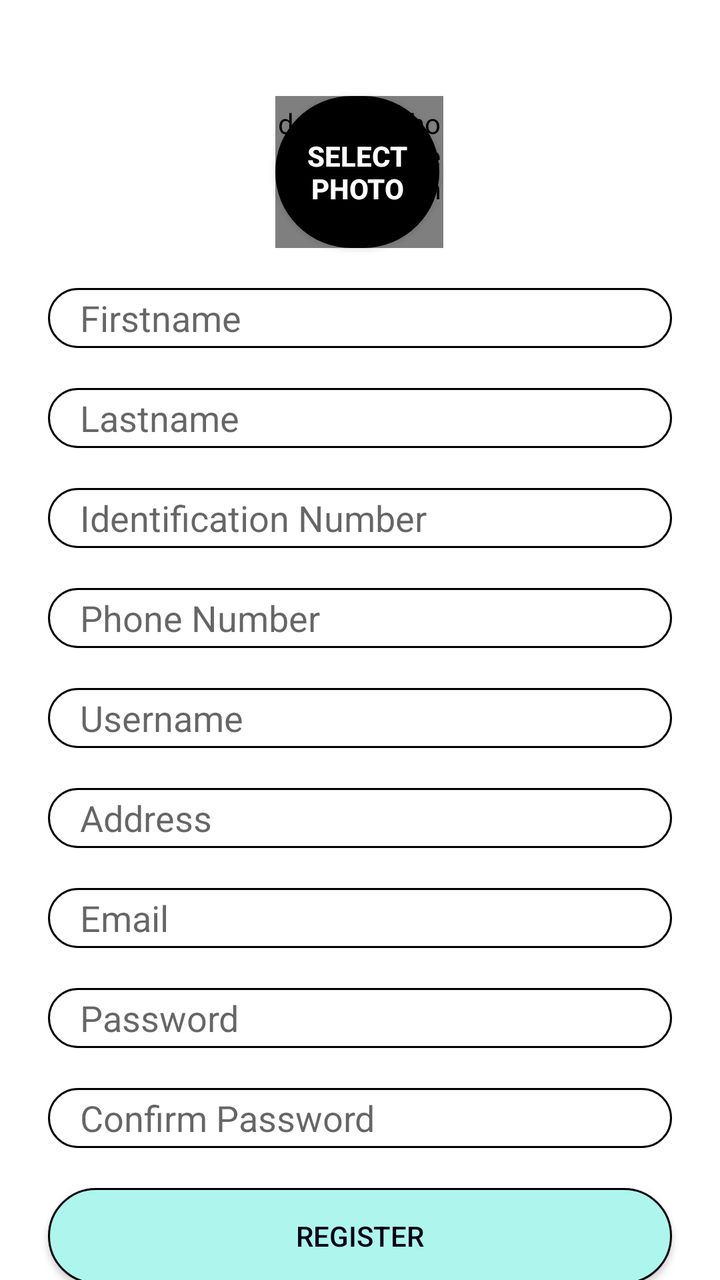
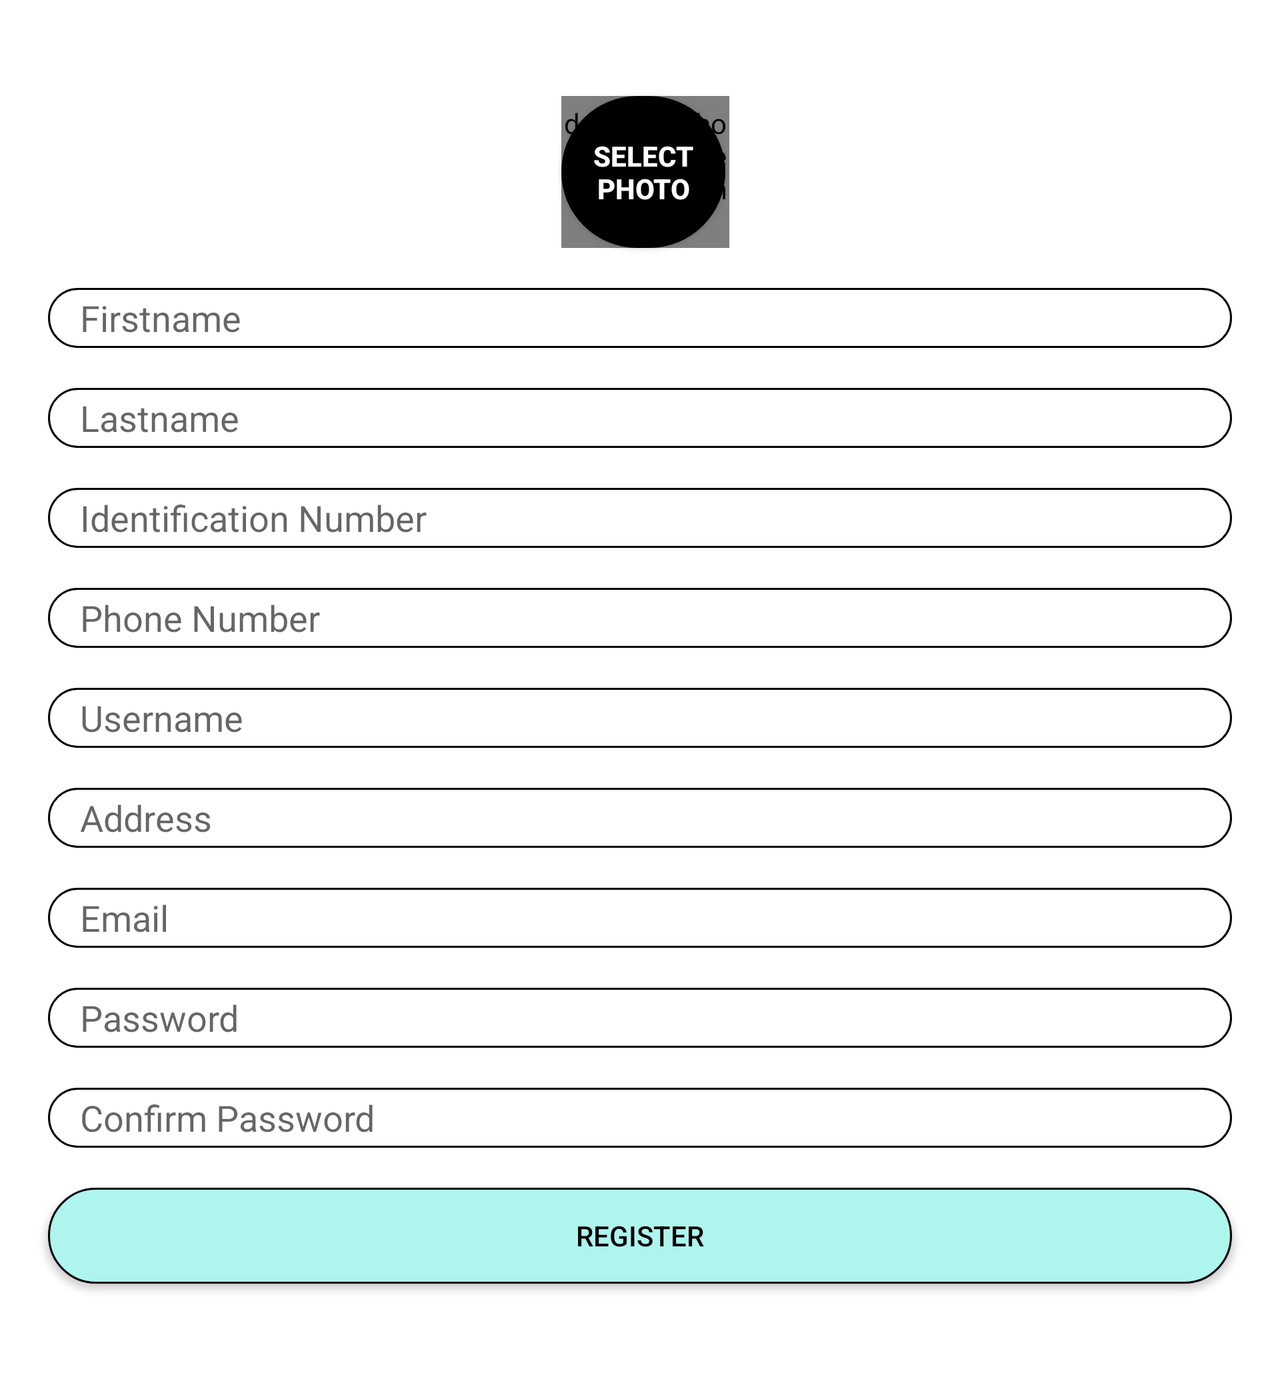

Compare how this app lays out the same screen by default and in its alternative resource folder. The renders come first, then the two layout files and the values they reference.
<!-- AndroidManifest.xml: application theme Theme.Atlas -->
<!-- res/layout/activity_register.xml -->
<?xml version="1.0" encoding="utf-8"?>
<androidx.constraintlayout.widget.ConstraintLayout xmlns:android="http://schemas.android.com/apk/res/android"
                                                   xmlns:app="http://schemas.android.com/apk/res-auto"
                                                   xmlns:tools="http://schemas.android.com/tools"
                                                   android:layout_width="match_parent"
                                                   android:layout_height="match_parent"
                                                   android:background="@drawable/backgroundreg"
                                                   tools:context=".RegistrationActivity">

    <android.widget.Button
            android:id="@+id/buttonSelectPhoto"
            android:layout_width="82dp"
            android:layout_height="76dp"
            android:layout_marginTop="48dp"
            android:layout_marginEnd="8dp"
            android:layout_marginLeft="8dp"
            android:text="Select Photo"
            android:textStyle="bold"
            android:background="@drawable/roundedphoto"
            android:textColor="@color/white"
            app:layout_constraintEnd_toEndOf="parent"
            app:layout_constraintHorizontal_bias="0.51"
            app:layout_constraintStart_toStartOf="parent"
            app:layout_constraintTop_toTopOf="parent"/>
    <EditText
            android:background="@drawable/rounded_edittext"
            android:id="@+id/firstnameEditTextRegister"
            android:layout_width="0dp"
            android:layout_height="30dp"
            android:layout_marginStart="24dp"
            android:layout_marginEnd="24dp"
            android:ems="10"
            android:hint="@string/firstname_hint_registration"
            android:inputType="textPersonName"
            android:paddingLeft="16dp"
            app:layout_constraintEnd_toEndOf="parent"
            app:layout_constraintHorizontal_bias="0.0"
            app:layout_constraintStart_toStartOf="parent"
            app:layout_constraintTop_toBottomOf="@+id/buttonSelectPhoto" android:layout_marginTop="20dp"/>
    <EditText
            android:background="@drawable/rounded_edittext"
            android:id="@+id/lastnameEditTextRegister"
            android:layout_width="0dp"
            android:layout_height="30dp"
            android:layout_marginStart="24dp"
            android:layout_marginEnd="24dp"
            android:ems="10"
            android:hint="@string/lastname_hint_registration"
            android:inputType="textPersonName"
            android:paddingLeft="16dp"
            app:layout_constraintEnd_toEndOf="parent"
            app:layout_constraintHorizontal_bias="0.0"
            app:layout_constraintStart_toStartOf="parent"
            app:layout_constraintTop_toBottomOf="@+id/firstnameEditTextRegister" android:layout_marginTop="20dp"/>
    <EditText
            android:background="@drawable/rounded_edittext"
            android:id="@+id/usernameEditTextRegister"
            android:layout_width="0dp"
            android:layout_height="30dp"
            android:layout_marginStart="24dp"
            android:layout_marginEnd="24dp"
            android:ems="10"
            android:hint="@string/username_hint_registration"
            android:inputType="textPersonName"
            android:paddingLeft="16dp"
            app:layout_constraintEnd_toEndOf="parent"
            app:layout_constraintHorizontal_bias="0.0"
            app:layout_constraintStart_toStartOf="parent"
            app:layout_constraintTop_toBottomOf="@+id/phonenumberEditTextRegister" android:layout_marginTop="20dp"/>
    <EditText
            android:background="@drawable/rounded_edittext"
            android:id="@+id/addressEditTextRegister"
            android:layout_width="0dp"
            android:layout_height="30dp"
            android:layout_marginStart="24dp"
            android:layout_marginEnd="24dp"
            android:ems="10"
            android:hint="@string/address_hint_registration"
            android:inputType="textPostalAddress"
            android:paddingLeft="16dp"
            app:layout_constraintEnd_toEndOf="parent"
            app:layout_constraintHorizontal_bias="1.0"
            app:layout_constraintStart_toStartOf="parent"
            app:layout_constraintTop_toBottomOf="@+id/usernameEditTextRegister" android:layout_marginTop="20dp"/>
    <EditText
            android:background="@drawable/rounded_edittext"
            android:id="@+id/ndocEditTextRegister"
            android:layout_width="0dp"
            android:layout_height="30dp"
            android:layout_marginStart="24dp"
            android:layout_marginEnd="24dp"
            android:ems="10"
            android:hint="@string/ndoc_hint_registration"
            android:inputType="number"
            android:paddingLeft="16dp"
            app:layout_constraintEnd_toEndOf="parent"
            app:layout_constraintHorizontal_bias="0.0"
            app:layout_constraintStart_toStartOf="parent"
            app:layout_constraintTop_toBottomOf="@+id/lastnameEditTextRegister" android:layout_marginTop="20dp"/>
    <EditText
            android:background="@drawable/rounded_edittext"
            android:id="@+id/phonenumberEditTextRegister"
            android:layout_width="0dp"
            android:layout_height="30dp"
            android:layout_marginStart="24dp"
            android:layout_marginEnd="24dp"
            android:ems="10"
            android:hint="@string/phonenumber_hint_registration"
            android:inputType="phone"
            android:paddingLeft="16dp"
            app:layout_constraintEnd_toEndOf="parent"
            app:layout_constraintHorizontal_bias="1.0"
            app:layout_constraintStart_toStartOf="parent"
            app:layout_constraintTop_toBottomOf="@+id/ndocEditTextRegister" android:layout_marginTop="20dp"/>
    <EditText
            android:background="@drawable/rounded_edittext"
            android:id="@+id/emailEditTextRegister"
            android:layout_width="0dp"
            android:layout_height="30dp"
            android:ems="10"
            android:hint="@string/email_hint_registration"
            android:paddingLeft="16dp"
            android:inputType="textEmailAddress"
            app:layout_constraintEnd_toEndOf="@+id/usernameEditTextRegister"
            app:layout_constraintStart_toStartOf="@+id/usernameEditTextRegister"
            app:layout_constraintTop_toBottomOf="@+id/addressEditTextRegister"
            app:layout_constraintHorizontal_bias="0.0" android:layout_marginTop="20dp"/>
    <EditText
            android:background="@drawable/rounded_edittext"
            android:id="@+id/passwordEditTextRegister"
            android:layout_width="0dp"
            android:layout_height="30dp"
            android:layout_marginTop="20dp"
            android:ems="10"
            android:paddingLeft="16dp"
            android:hint="@string/password_hint_registration"
            android:inputType="textPassword"
            app:layout_constraintEnd_toEndOf="@+id/emailEditTextRegister"
            app:layout_constraintStart_toStartOf="@+id/emailEditTextRegister"
            app:layout_constraintTop_toBottomOf="@+id/emailEditTextRegister"
            app:layout_constraintHorizontal_bias="1.0"/>
    <EditText
            android:background="@drawable/rounded_edittext"
            android:id="@+id/confpasswordEditTextRegister"
            android:layout_width="0dp"
            android:layout_height="30dp"
            android:ems="10"
            android:paddingLeft="16dp"
            android:hint="@string/conf_password_hint_registration"
            android:inputType="textPassword"
            app:layout_constraintEnd_toEndOf="@+id/emailEditTextRegister"
            app:layout_constraintStart_toStartOf="@+id/emailEditTextRegister"
            app:layout_constraintTop_toBottomOf="@+id/passwordEditTextRegister"
            app:layout_constraintHorizontal_bias="0.0" android:layout_marginTop="20dp"/>
    <android.widget.Button
            android:background="@drawable/buttonrounded"
            android:textColor="@color/reg"
            android:id="@+id/buttonRegister"
            android:layout_width="0dp"
            android:layout_height="wrap_content"
            android:text="@string/register_button"
            app:layout_constraintEnd_toEndOf="@+id/passwordEditTextRegister"
            app:layout_constraintStart_toStartOf="@+id/passwordEditTextRegister"
            app:layout_constraintTop_toBottomOf="@+id/confpasswordEditTextRegister"
            app:layout_constraintHorizontal_bias="0.0" android:layout_marginTop="20dp"/>
    <TextView
            android:id="@+id/alreadyHaveAccountRegister"
            android:layout_width="wrap_content"
            android:layout_height="wrap_content"
            android:text="@string/already_account_link"
            android:textColor="@color/white"
            android:textSize="16sp"
            android:textStyle="bold|italic"
            app:layout_constraintEnd_toEndOf="@+id/buttonRegister"
            app:layout_constraintStart_toStartOf="@+id/buttonRegister"
            app:layout_constraintTop_toBottomOf="@+id/buttonRegister" android:layout_marginTop="35dp"/>
    <de.hdodenhof.circleimageview.CircleImageView
            android:id="@+id/imageViewRegister"
            android:layout_width="84dp"
            android:layout_height="76dp"
            app:layout_constraintBottom_toBottomOf="@+id/buttonSelectPhoto"
            app:layout_constraintEnd_toEndOf="@+id/buttonSelectPhoto"
            app:layout_constraintStart_toStartOf="@+id/buttonSelectPhoto"
            app:layout_constraintTop_toTopOf="@+id/buttonSelectPhoto" app:layout_constraintHorizontal_bias="0.0"
            app:layout_constraintVertical_bias="0.0">

    </de.hdodenhof.circleimageview.CircleImageView>

</androidx.constraintlayout.widget.ConstraintLayout>
<!-- resources referenced by this layout -->
<resources>
  <color name="reg">#030317</color>
  <color name="white">#FFFFFFFF</color>
  <!-- drawable buttonrounded (drawable) -->
  <?xml version="1.0" encoding="utf-8"?>
  <shape xmlns:android="http://schemas.android.com/apk/res/android">
      <solid android:color="@color/android_color_dark"></solid>
      <corners android:radius="25dp"></corners>
      <stroke
              android:color="@color/black"
              android:width="1dp"/>
  </shape>
  <!-- drawable rounded_edittext (drawable) -->
  <?xml version="1.0" encoding="utf-8"?>
  <shape xmlns:android="http://schemas.android.com/apk/res/android">
      <solid android:color="@color/white"></solid>
      <corners android:radius="20dp"></corners>
      <stroke
              android:color="@color/black"
              android:width="1dp"/>
  </shape>
  <!-- drawable roundedphoto (drawable) -->
  <?xml version="1.0" encoding="utf-8"?>
  <shape xmlns:android="http://schemas.android.com/apk/res/android">
      <solid android:color="@color/black"></solid>
      <corners android:radius="75dp"></corners>
  </shape>
  <string name="address_hint_registration">Address</string>
  <string name="already_account_link">Already have an account?</string>
  <string name="conf_password_hint_registration">Confirm Password</string>
  <string name="email_hint_registration">Email</string>
  <string name="firstname_hint_registration">Firstname</string>
  <string name="lastname_hint_registration">Lastname</string>
  <string name="ndoc_hint_registration">Identification Number</string>
  <string name="password_hint_registration">Password</string>
  <string name="phonenumber_hint_registration">Phone Number</string>
  <string name="register_button">Register</string>
  <string name="username_hint_registration">Username</string>
  <style name="Theme.Atlas" parent="Theme.MaterialComponents.DayNight.DarkActionBar">
          
          <item name="colorPrimary">@color/android_bar</item>
          <item name="colorPrimaryVariant">@color/android_bar</item>
          <item name="colorOnPrimary">@color/android_bar</item>
          
          <item name="colorSecondary">@color/teal_200</item>
          <item name="colorSecondaryVariant">@color/teal_700</item>
          <item name="colorOnSecondary">@color/black</item>
          
          <item name="android:statusBarColor" tools:targetApi="l">?attr/colorPrimaryVariant</item>
          
      </style>
  <color name="android_color_dark">#aef5ee</color>
  <color name="black">#FF000000</color>
  <color name="android_bar">#14233b</color>
  <color name="teal_200">#FF03DAC5</color>
  <color name="teal_700">#FF018786</color>
</resources>
<!-- res/layout-land/activity_register.xml (the repository's variant of the layout above) -->
<!-- drawn on the phone turned sideways -->
<?xml version="1.0" encoding="utf-8"?>
<ScrollView
            xmlns:android="http://schemas.android.com/apk/res/android"
            android:id="@+id/scrollView"
            android:layout_width="match_parent"
            android:layout_height="match_parent"
            android:fillViewport="true">

<androidx.constraintlayout.widget.ConstraintLayout xmlns:android="http://schemas.android.com/apk/res/android"
                                                   xmlns:app="http://schemas.android.com/apk/res-auto"
                                                   xmlns:tools="http://schemas.android.com/tools"
                                                   android:layout_width="match_parent"
                                                   android:layout_height="match_parent"
                                                   android:background="@drawable/backgroundreg"
                                                   tools:context=".RegistrationActivity">


    <android.widget.Button
            android:id="@+id/buttonSelectPhoto"
            android:layout_width="82dp"
            android:layout_height="76dp"
            android:layout_marginTop="48dp"
            android:layout_marginEnd="8dp"
            android:layout_marginLeft="8dp"
            android:text="Select Photo"
            android:textStyle="bold"
            android:background="@drawable/roundedphoto"
            android:textColor="@color/white"
            app:layout_constraintEnd_toEndOf="parent"
            app:layout_constraintHorizontal_bias="0.51"
            app:layout_constraintStart_toStartOf="parent"
            app:layout_constraintTop_toTopOf="parent"/>
    <EditText

            android:background="@drawable/rounded_edittext"
            android:id="@+id/firstnameEditTextRegister"
            android:layout_width="0dp"
            android:layout_height="30dp"
            android:layout_marginStart="24dp"
            android:layout_marginEnd="24dp"
            android:ems="10"
            android:hint="@string/firstname_hint_registration"
            android:inputType="textPersonName"
            android:paddingLeft="16dp"
            app:layout_constraintEnd_toEndOf="parent"
            app:layout_constraintHorizontal_bias="0.0"
            app:layout_constraintStart_toStartOf="parent"
            app:layout_constraintTop_toBottomOf="@+id/buttonSelectPhoto" android:layout_marginTop="20dp"/>
    <EditText
            android:background="@drawable/rounded_edittext"
            android:id="@+id/lastnameEditTextRegister"
            android:layout_width="0dp"
            android:layout_height="30dp"
            android:layout_marginStart="24dp"
            android:layout_marginEnd="24dp"
            android:ems="10"
            android:hint="@string/lastname_hint_registration"
            android:inputType="textPersonName"
            android:paddingLeft="16dp"
            app:layout_constraintEnd_toEndOf="parent"
            app:layout_constraintHorizontal_bias="0.0"
            app:layout_constraintStart_toStartOf="parent"
            app:layout_constraintTop_toBottomOf="@+id/firstnameEditTextRegister" android:layout_marginTop="20dp"/>
    <EditText
            android:background="@drawable/rounded_edittext"
            android:id="@+id/usernameEditTextRegister"
            android:layout_width="0dp"
            android:layout_height="30dp"
            android:layout_marginStart="24dp"
            android:layout_marginEnd="24dp"
            android:ems="10"
            android:hint="@string/username_hint_registration"
            android:inputType="textPersonName"
            android:paddingLeft="16dp"
            app:layout_constraintEnd_toEndOf="parent"
            app:layout_constraintHorizontal_bias="0.0"
            app:layout_constraintStart_toStartOf="parent"
            app:layout_constraintTop_toBottomOf="@+id/phonenumberEditTextRegister" android:layout_marginTop="20dp"/>
    <EditText
            android:background="@drawable/rounded_edittext"
            android:id="@+id/addressEditTextRegister"
            android:layout_width="0dp"
            android:layout_height="30dp"
            android:layout_marginStart="24dp"
            android:layout_marginEnd="24dp"
            android:ems="10"
            android:hint="@string/address_hint_registration"
            android:inputType="textPostalAddress"
            android:paddingLeft="16dp"
            app:layout_constraintEnd_toEndOf="parent"
            app:layout_constraintHorizontal_bias="1.0"
            app:layout_constraintStart_toStartOf="parent"
            app:layout_constraintTop_toBottomOf="@+id/usernameEditTextRegister" android:layout_marginTop="20dp"/>
    <EditText
            android:background="@drawable/rounded_edittext"
            android:id="@+id/ndocEditTextRegister"
            android:layout_width="0dp"
            android:layout_height="30dp"
            android:layout_marginStart="24dp"
            android:layout_marginEnd="24dp"
            android:ems="10"
            android:hint="@string/ndoc_hint_registration"
            android:inputType="number"
            android:paddingLeft="16dp"
            app:layout_constraintEnd_toEndOf="parent"
            app:layout_constraintHorizontal_bias="0.0"
            app:layout_constraintStart_toStartOf="parent"
            app:layout_constraintTop_toBottomOf="@+id/lastnameEditTextRegister" android:layout_marginTop="20dp"/>
    <EditText
            android:background="@drawable/rounded_edittext"
            android:id="@+id/phonenumberEditTextRegister"
            android:layout_width="0dp"
            android:layout_height="30dp"
            android:layout_marginStart="24dp"
            android:layout_marginEnd="24dp"
            android:ems="10"
            android:hint="@string/phonenumber_hint_registration"
            android:inputType="phone"
            android:paddingLeft="16dp"
            app:layout_constraintEnd_toEndOf="parent"
            app:layout_constraintHorizontal_bias="1.0"
            app:layout_constraintStart_toStartOf="parent"
            app:layout_constraintTop_toBottomOf="@+id/ndocEditTextRegister" android:layout_marginTop="20dp"/>
    <EditText
            android:background="@drawable/rounded_edittext"
            android:id="@+id/emailEditTextRegister"
            android:layout_width="0dp"
            android:layout_height="30dp"
            android:ems="10"
            android:hint="@string/email_hint_registration"
            android:paddingLeft="16dp"
            android:inputType="textEmailAddress"
            app:layout_constraintEnd_toEndOf="@+id/usernameEditTextRegister"
            app:layout_constraintStart_toStartOf="@+id/usernameEditTextRegister"
            app:layout_constraintTop_toBottomOf="@+id/addressEditTextRegister"
            app:layout_constraintHorizontal_bias="0.0" android:layout_marginTop="20dp"/>
    <EditText
            android:background="@drawable/rounded_edittext"
            android:id="@+id/passwordEditTextRegister"
            android:layout_width="0dp"
            android:layout_height="30dp"
            android:layout_marginTop="20dp"
            android:ems="10"
            android:paddingLeft="16dp"
            android:hint="@string/password_hint_registration"
            android:inputType="textPassword"
            app:layout_constraintEnd_toEndOf="@+id/emailEditTextRegister"
            app:layout_constraintStart_toStartOf="@+id/emailEditTextRegister"
            app:layout_constraintTop_toBottomOf="@+id/emailEditTextRegister"
            app:layout_constraintHorizontal_bias="1.0"/>
    <EditText
            android:background="@drawable/rounded_edittext"
            android:id="@+id/confpasswordEditTextRegister"
            android:layout_width="0dp"
            android:layout_height="30dp"
            android:ems="10"
            android:paddingLeft="16dp"
            android:hint="@string/conf_password_hint_registration"
            android:inputType="textPassword"
            app:layout_constraintEnd_toEndOf="@+id/emailEditTextRegister"
            app:layout_constraintStart_toStartOf="@+id/emailEditTextRegister"
            app:layout_constraintTop_toBottomOf="@+id/passwordEditTextRegister"
            app:layout_constraintHorizontal_bias="0.0" android:layout_marginTop="20dp"/>
    <android.widget.Button
            android:background="@drawable/buttonrounded"
            android:textColor="@color/black"
            android:id="@+id/buttonRegister"
            android:layout_width="0dp"
            android:layout_height="wrap_content"
            android:text="@string/register_button"
            app:layout_constraintEnd_toEndOf="@+id/passwordEditTextRegister"
            app:layout_constraintStart_toStartOf="@+id/passwordEditTextRegister"
            app:layout_constraintTop_toBottomOf="@+id/confpasswordEditTextRegister"
            app:layout_constraintHorizontal_bias="0.0" android:layout_marginTop="20dp"/>
    <TextView
            android:id="@+id/alreadyHaveAccountRegister"
            android:layout_width="wrap_content"
            android:layout_height="wrap_content"
            android:text="@string/already_account_link"
            android:textColor="@color/white"
            android:textSize="16sp"
            android:textStyle="bold|italic"
            app:layout_constraintEnd_toEndOf="@+id/buttonRegister"
            app:layout_constraintStart_toStartOf="@+id/buttonRegister"
            app:layout_constraintTop_toBottomOf="@+id/buttonRegister" android:layout_marginTop="35dp"/>
    <de.hdodenhof.circleimageview.CircleImageView
            android:id="@+id/imageViewRegister"
            android:layout_width="84dp"
            android:layout_height="76dp"
            app:layout_constraintBottom_toBottomOf="@+id/buttonSelectPhoto"
            app:layout_constraintEnd_toEndOf="@+id/buttonSelectPhoto"
            app:layout_constraintStart_toStartOf="@+id/buttonSelectPhoto"
            app:layout_constraintTop_toTopOf="@+id/buttonSelectPhoto" app:layout_constraintHorizontal_bias="0.0"
            app:layout_constraintVertical_bias="0.0">

    </de.hdodenhof.circleimageview.CircleImageView>

</androidx.constraintlayout.widget.ConstraintLayout>
</ScrollView>
<!-- resources referenced by the variant -->
<!-- as the phone turned sideways resolves them -->
<resources>
  <color name="black">#FF000000</color>
  <color name="white">#FFFFFFFF</color>
  <!-- drawable buttonrounded (drawable) -->
  <?xml version="1.0" encoding="utf-8"?>
  <shape xmlns:android="http://schemas.android.com/apk/res/android">
      <solid android:color="@color/android_color_dark"></solid>
      <corners android:radius="25dp"></corners>
      <stroke
              android:color="@color/black"
              android:width="1dp"/>
  </shape>
  <!-- drawable rounded_edittext (drawable) -->
  <?xml version="1.0" encoding="utf-8"?>
  <shape xmlns:android="http://schemas.android.com/apk/res/android">
      <solid android:color="@color/white"></solid>
      <corners android:radius="20dp"></corners>
      <stroke
              android:color="@color/black"
              android:width="1dp"/>
  </shape>
  <!-- drawable roundedphoto (drawable) -->
  <?xml version="1.0" encoding="utf-8"?>
  <shape xmlns:android="http://schemas.android.com/apk/res/android">
      <solid android:color="@color/black"></solid>
      <corners android:radius="75dp"></corners>
  </shape>
  <string name="address_hint_registration">Address</string>
  <string name="already_account_link">Already have an account?</string>
  <string name="conf_password_hint_registration">Confirm Password</string>
  <string name="email_hint_registration">Email</string>
  <string name="firstname_hint_registration">Firstname</string>
  <string name="lastname_hint_registration">Lastname</string>
  <string name="ndoc_hint_registration">Identification Number</string>
  <string name="password_hint_registration">Password</string>
  <string name="phonenumber_hint_registration">Phone Number</string>
  <string name="register_button">Register</string>
  <string name="username_hint_registration">Username</string>
  <style name="Theme.Atlas" parent="Theme.MaterialComponents.DayNight.DarkActionBar">
          
          <item name="colorPrimary">@color/android_bar</item>
          <item name="colorPrimaryVariant">@color/android_bar</item>
          <item name="colorOnPrimary">@color/android_bar</item>
          
          <item name="colorSecondary">@color/teal_200</item>
          <item name="colorSecondaryVariant">@color/teal_700</item>
          <item name="colorOnSecondary">@color/black</item>
          
          <item name="android:statusBarColor" tools:targetApi="l">?attr/colorPrimaryVariant</item>
          
      </style>
  <color name="android_color_dark">#aef5ee</color>
  <color name="android_bar">#14233b</color>
  <color name="teal_200">#FF03DAC5</color>
  <color name="teal_700">#FF018786</color>
</resources>
